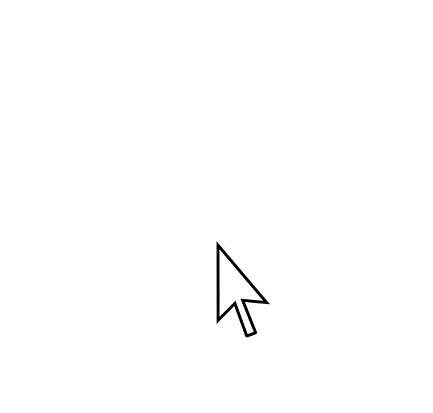
#> input picture frame 76 of template_matching/movie.mov, 433 x 413 px
$ python TM_pantho.py
#> lines starting #> are read from the running program, lines starting #| are printed output that depends on the picture
import numpy as np
import cv2
import math
vidcap = cv2.VideoCapture('movie.mov')
success, image = vidcap.read()
#> image is the input picture: shape (413, 433, 3); min 0, max 255, mean 253.8
count = 0
frames = []
actual = []
actual2 = []
actual3 = []
fourcc = cv2.VideoWriter_fourcc(*'DIVX')
global fps
fps = vidcap.get(cv2.CAP_PROP_FPS)

while success:
    actual.append(image)
    actual2.append(image)
    actual3.append(image)
    image = cv2.cvtColor(image, cv2.COLOR_BGR2GRAY)
#> image: shape (413, 433)
    image = cv2.bitwise_not(image)
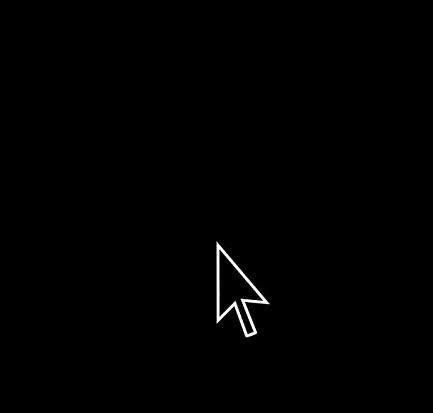
#> image: shape (413, 433); min 0, max 255, mean 1.2
    image = (image * 0.0005)
    frames.append(image)
    success, image = vidcap.read()
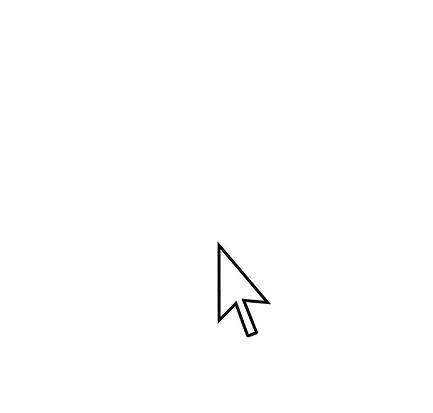
#> input picture frame 77 of template_matching/movie.mov, 433 x 413 px
#> image is the input picture: shape (413, 433, 3); min 0, max 255, mean 253.8
    count += 1
ref = cv2.imread("reference.jpg", 0)
ref = cv2.bitwise_not(ref)
ref = ref*0.0005
print(ref.shape)
print(frames[0].shape)
print("no of frames = ", count)
global P
P = 200


def valid(img, i, j):
    return 0 <= i < len(img) and 0 <= j < len(img[0])

# [174 lines left out: functions exhaust, log2dSearch, sample, search, hierarchy, not called in this run]

frames1, cnt3 = hierarchy(frames, ref, actual3)
# [4 lines of commented-out code are left out]
'''
for i in range(len(conv)):
    for j in range(len(conv[0])):
        if(conv[i][j]>0):
            print(i, j, conv[i][j])
cv2.imshow('co',frames[0])
cv2.waitKey(0)
cv2.destroyAllWindows()
'''
height, width, layers = frames1[0].shape
output = cv2.VideoWriter('output.mov', fourcc, fps, (width, height))
for frame in frames1:
    output.write(frame)
output.release()
# (98, 54)

'''
def conv(img, ref, l, r, u, d):
    max_val = 0
    ret_x = l
    ret_y = r

    for i in range(r-l-len(ref)+1):
        print("line29")
        for j in range(d-u-len(ref[0])+1):
            sum = 0
            #print("line31")
            global ret_x, ret_y
            if not valid(img, i+l, j+u):
                continue
            for m in range(len(ref)):
                for n in range(len(ref[0])):
                    sum += img[i+l][j+u]*ref[m][n]
            if sum>max_val:
                ret_x = i+l
                ret_y = j+u
    return ret_x, ret_y
'''

$ run again, starting later in the video
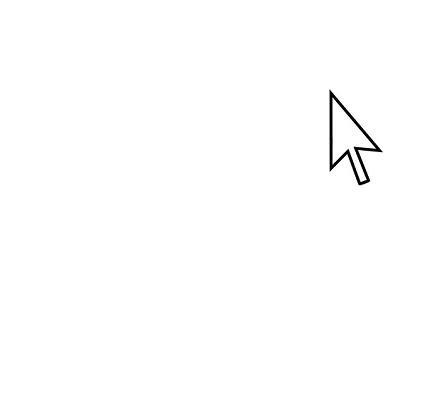
#> input picture frame 342 of template_matching/movie.mov, 433 x 413 px
#> image is the input picture: shape (413, 433, 3); min 0, max 255, mean 253.8
#> `image = cv2.bitwise_not(image)`:
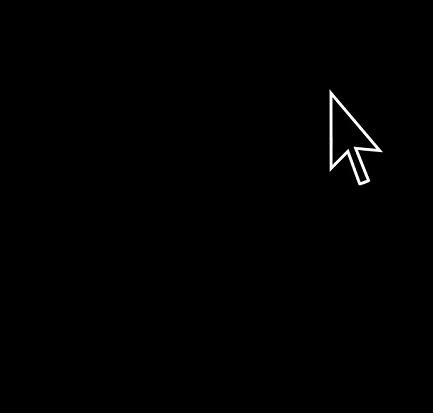
#> image: shape (413, 433); min 0, max 255, mean 1.2
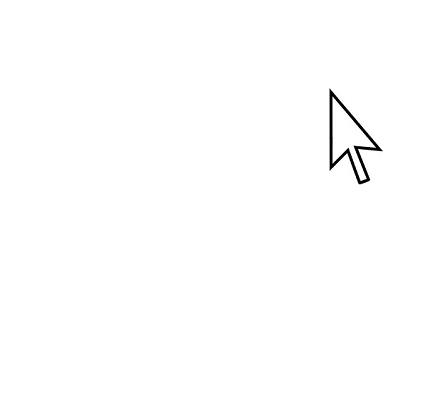
#> input picture frame 343 of template_matching/movie.mov, 433 x 413 px
#> image is the input picture: shape (413, 433, 3); min 0, max 255, mean 253.8

$ run again, starting later in the video
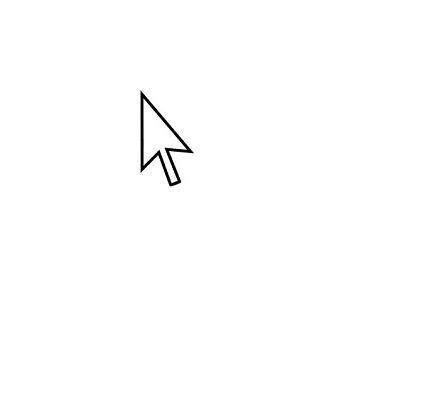
#> input picture frame 608 of template_matching/movie.mov, 433 x 413 px
#> image is the input picture: shape (413, 433, 3); min 0, max 255, mean 253.8
#> `image = cv2.bitwise_not(image)`:
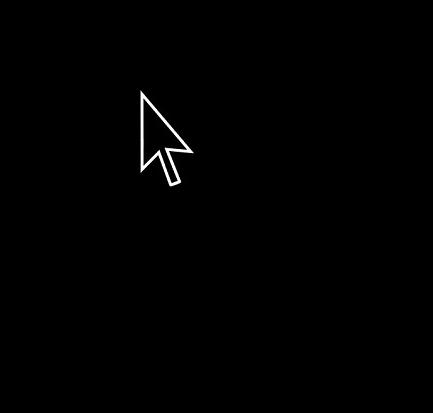
#> image: shape (413, 433); min 0, max 255, mean 1.2
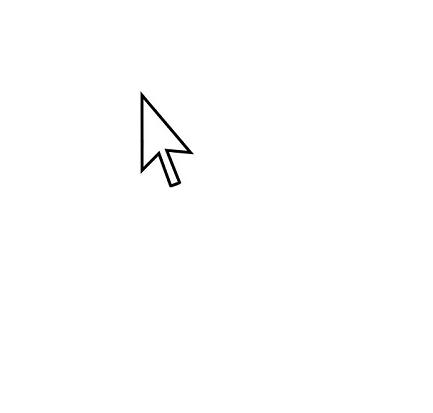
#> input picture frame 609 of template_matching/movie.mov, 433 x 413 px
#> image is the input picture: shape (413, 433, 3); min 0, max 255, mean 253.8
